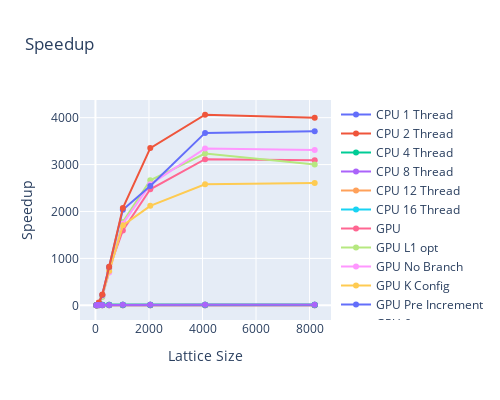

This figure's notebook cell:
### Code cell
fig = go.Figure()
for name, df, _ in runs_gpu:
    fig.add_trace(go.Scatter(
        x=df["size"],
        y=cpu_df["avgEvolveTime"] / df["avgEvolveTime"],
        mode="lines+markers",
        name=name,
    ))
fig.update_layout(title="Speedup", xaxis_title='Lattice Size', yaxis_title="Speedup", width=500, height=400)
fig.update_yaxes()
fig.show()

### Figure 1 — Plotly figure (JSON) as saved in the notebook; plotly's stock layout.template omitted (floating-point values rounded to 4 significant figures)
{"data": [{"mode": "lines+markers", "name": "CPU 1 Thread", "type": "scatter", "x": [32, 64, 128, 256, 512, 1024, 2048, 4096, 8192], "y": [1.27, 1.285, 1.356, 1.364, 1.387, 1.384, 1.385, 1.371, 1.342]}, {"mode": "lines+markers", "name": "CPU 2 Thread", "type": "scatter", "x": [32, 64, 128, 256, 512, 1024, 2048, 4096, 8192], "y": [1.529, 2.14, 2.645, 2.662, 2.773, 2.75, 2.764, 2.684, 2.674]}, {"mode": "lines+markers", "name": "CPU 4 Thread", "type": "scatter", "x": [32, 64, 128, 256, 512, 1024, 2048, 4096, 8192], "y": [2.166, 3.431, 4.733, 5.13, 5.337, 5.463, 5.353, 5.274, 5.218]}, {"mode": "lines+markers", "name": "CPU 8 Thread", "type": "scatter", "x": [32, 64, 128, 256, 512, 1024, 2048, 4096, 8192], "y": [3.349, 5.784, 6.175, 6.35, 8.542, 10.4, 10.44, 10.14, 10.08]}, {"mode": "lines+markers", "name": "CPU 12 Thread", "type": "scatter", "x": [32, 64, 128, 256, 512, 1024, 2048, 4096, 8192], "y": [3.078, 5.509, 8.707, 8.976, 9.395, 9.538, 9.577, 9.288, 9.295]}, {"mode": "lines+markers", "name": "CPU 16 Thread", "type": "scatter", "x": [32, 64, 128, 256, 512, 1024, 2048, 4096, 8192], "y": [1.484, 6.586, 9.089, 11.29, 11.39, 12.42, 12.27, 12.09, 12.05]}, {"mode": "lines+markers", "name": "GPU", "type": "scatter", "x": [32, 64, 128, 256, 512, 1024, 2048, 4096, 8192], "y": [1.541, 12.23, 45.68, 215.5, 780.7, 1595.0, 2474.0, 3115.0, 3091.0]}, {"mode": "lines+markers", "name": "GPU L1 opt", "type": "scatter", "x": [32, 64, 128, 256, 512, 1024, 2048, 4096, 8192], "y": [1.343, 10.24, 56.79, 179.6, 713.0, 1776.0, 2665.0, 3233.0, 3002.0]}, {"mode": "lines+markers", "name": "GPU No Branch", "type": "scatter", "x": [32, 64, 128, 256, 512, 1024, 2048, 4096, 8192], "y": [1.595, 11.57, 52.57, 208.0, 701.0, 1740.0, 2578.0, 3343.0, 3310.0]}, {"mode": "lines+markers", "name": "GPU K Config", "type": "scatter", "x": [32, 64, 128, 256, 512, 1024, 2048, 4096, 8192], "y": [1.265, 13.07, 51.86, 218.5, 730.5, 1705.0, 2120.0, 2578.0, 2607.0]}, {"mode": "lines+markers", "name": "GPU Pre Increment", "type": "scatter", "x": [32, 64, 128, 256, 512, 1024, 2048, 4096, 8192], "y": [1.648, 13.51, 47.14, 220.5, 818.7, 2036.0, 2542.0, 3675.0, 3713.0]}, {"mode": "lines+markers", "name": "GPU 6", "type": "scatter", "x": [32, 64, 128, 256, 512, 1024, 2048, 4096, 8192], "y": [1.59, 14.08, 57.33, 232.0, 820.2, 2073.0, 3351.0, 4062.0, 4000.0]}, {"mode": "lines+markers", "name": "CPU Reduction", "type": "scatter", "x": [32, 64, 128, 256, 512, 1024, 2048, 4096, 8192], "y": [1.557, 5.336, 5.288, 11.01, 11.35, 12.3, 11.88, 11.3, 10.91]}, {"mode": "lines+markers", "name": "CPU Critical", "type": "scatter", "x": [32, 64, 128, 256, 512, 1024, 2048, 4096, 8192], "y": [1.529, 4.142, 7.954, 8.956, 7.786, 9.962, 10.65, 10.48, 10.92]}], "layout": {"height": 400, "title": {"text": "Speedup"}, "width": 500, "xaxis": {"title": {"text": "Lattice Size"}}, "yaxis": {"title": {"text": "Speedup"}}}}
